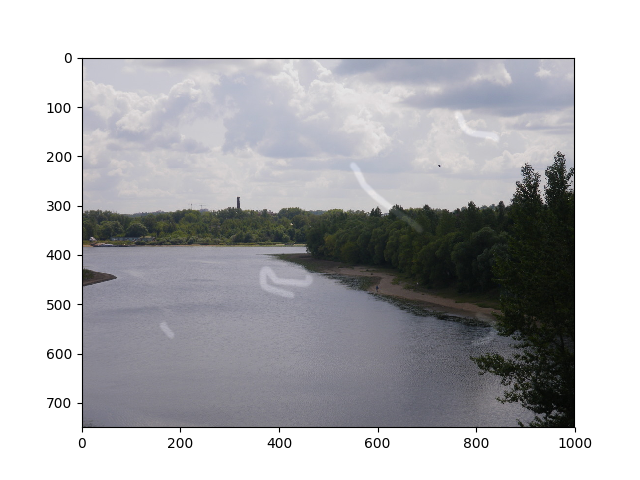
#> input picture Image Filter/Ex.png, 640 x 480 px
$ python main.py
#> lines starting #> are read from the running program, lines starting #| are printed output that depends on the picture
import cv2
import numpy as np

img = cv2.imread('Ex.png')
#> img is the input picture: shape (480, 640, 3); mean B, G, R 184.4, 181.6, 181.4
img_bw = cv2.cvtColor(img, cv2.COLOR_BGR2GRAY)
# cv2.imshow('bw', img_bw)
# cv2.waitKey(0)
se1 = cv2.getStructuringElement(cv2.MORPH_RECT, (5, 5))
se2 = cv2.getStructuringElement(cv2.MORPH_RECT, (2, 2))
mask = cv2.morphologyEx(img_bw, cv2.MORPH_TOPHAT, se1)
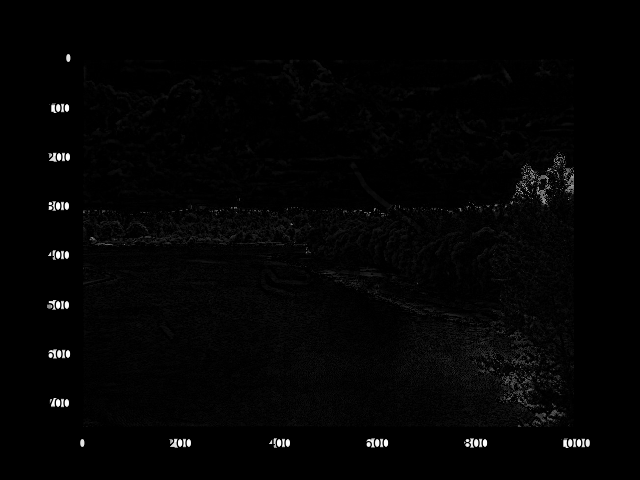
#> mask: shape (480, 640); min 0, max 255, mean 3.7
mask = cv2.morphologyEx(mask, cv2.MORPH_OPEN, se2)
mask = np.dstack([mask, mask, mask])/255
#> mask: shape (480, 640, 3) float64
out = img * mask
cv2.imshow('Output', out)
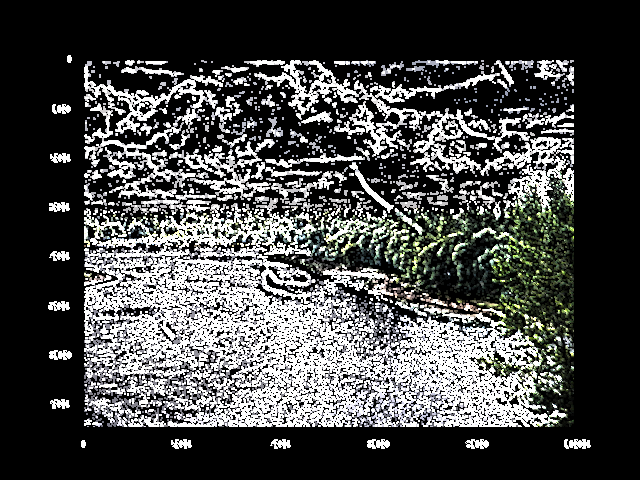
#> window 'Output': shape (480, 640, 3); mean B, G, R 72, 72.9, 72.1
cv2.waitKey(0)
cv2.destroyAllWindows()
cv2.imwrite('output.png', out)
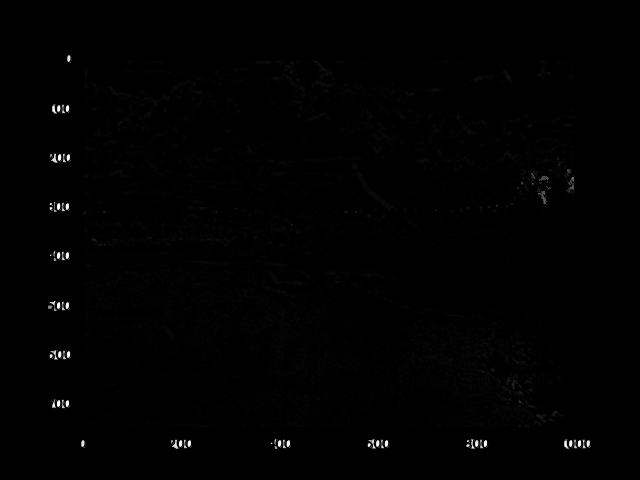
#> saved as output.png: shape (480, 640, 3); mean B, G, R 1.4, 1.4, 1.4

$ run again, with Image Filter/T1.png copied over Image Filter/Ex.png
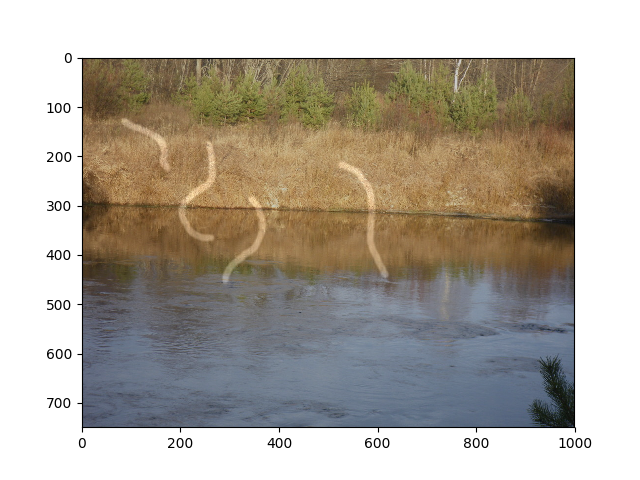
#> input picture Image Filter/T1.png, 640 x 480 px
#> img is the input picture: shape (480, 640, 3); mean B, G, R 158.6, 169.3, 176.5
#> `mask = cv2.morphologyEx(img_bw, cv2.MORPH_TOPHAT, se1)`:
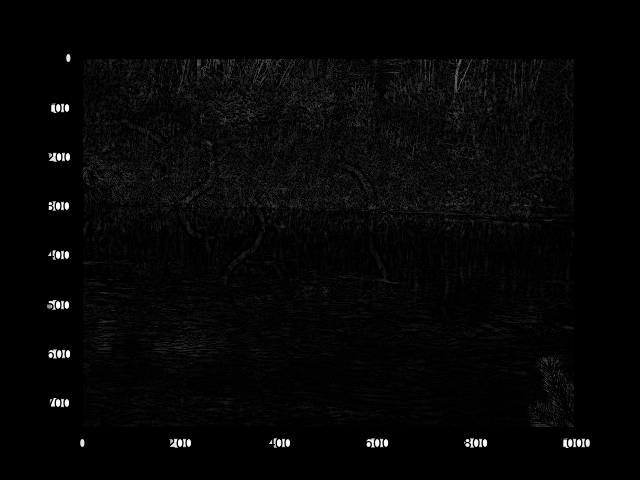
#> mask: shape (480, 640); min 0, max 255, mean 5.9
#> `cv2.imshow('Output', out)`:
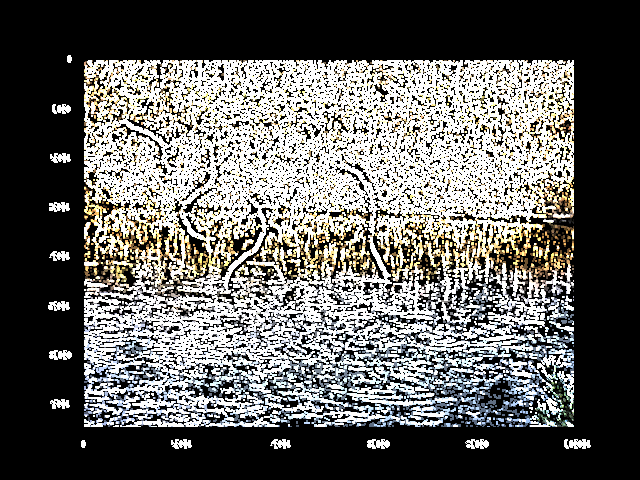
#> window 'Output': shape (480, 640, 3); mean B, G, R 96.1, 98.8, 99.2
